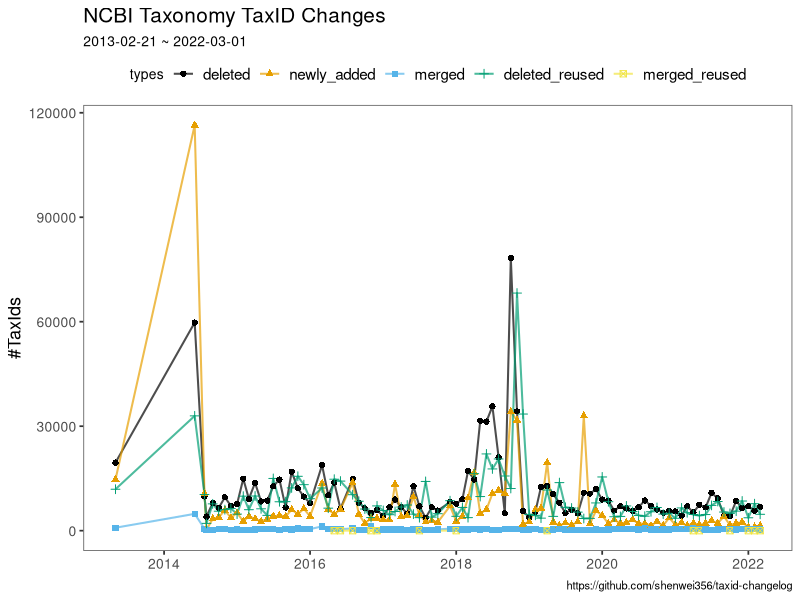

Here is the R script that generated this plot:
#!/usr/bin/env Rscript
library(scales)
library(dplyr)
library(ggplot2)
library(ggthemes)
library(lubridate)

theme1 <- theme(
    panel.border = element_rect(color = "grey40", size = 0.6, fill = NA),
    panel.background = element_blank(),
    panel.grid.major = element_blank(),
    panel.grid.minor = element_blank(),
    
    legend.position = "top",
    legend.spacing.x = unit(0.4, "cm"),
    legend.text = element_text(size = 11),
    legend.margin = margin(0.1, 0.1, 0.1, 0.1, unit = "cm"),
    
    plot.title = element_text(size = 15),        
    text = element_text(size = 10),
    
    axis.text.x = element_text(size = 10),
    axis.text.y = element_text(size = 10),
    axis.ticks.y = element_line(size = 0.6),
    axis.ticks.x = element_line(size = 0.6),
    axis.title = element_text(size = 13),
)

df <- read.csv("changes.g.csv")
df$types <- factor(df$types, levels = unique(df$types), ordered = TRUE)
df$date <- as.Date(parse_date_time(df$version, "%y-%m-%d"))

df <- df %>% filter(!is.na(count)) %>% filter(version != "2013-02-21")

p <- ggplot(df, aes(x = date, y = count, color = types, shape = types)) +
  geom_line(size = 0.7, alpha = 0.7) +
  geom_point(aes(shape = types), size = 1.8) +
  scale_color_colorblind() +
  xlab(NULL) +
  ylab("#TaxIds") + 
  theme1 +
  labs(title = "NCBI Taxonomy TaxID Changes",
    subtitle = "2013-02-21 ~ 2022-03-01",
    caption = "https://github.com/shenwei356/taxid-changelog"
  )

ggsave(
  p,
  file = "changes.png",
  width = 10,
  height = 4,
  dpi = 300
)
